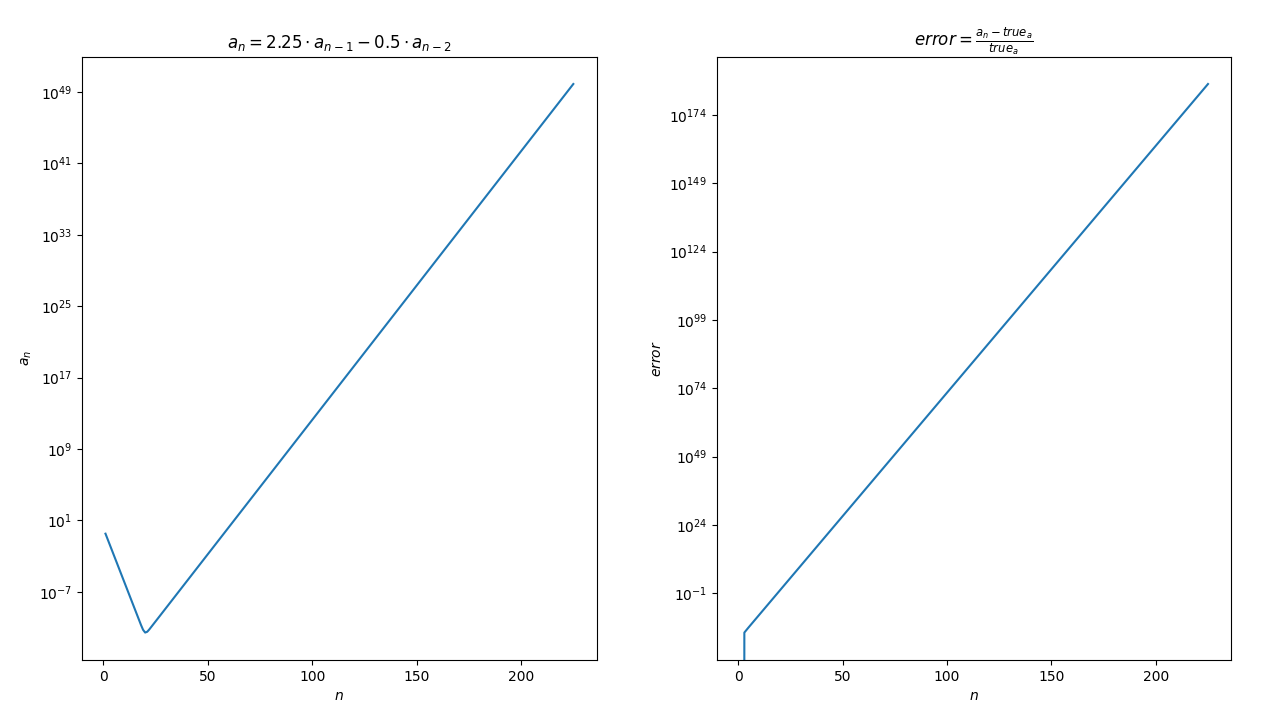

The script that drew this image:
import math
import numpy as np
import matplotlib.pyplot as plt


def true_function(n):
    return (4**(1-n))/3

# a_n+1 = 2.25*a_n - 0.5*a_n-1 => a_n = 2.25*a_n-1 - 0.5*a_n-2

#tworzenie ciagu
n = 225
xData = [1,2]
anData = [1/3, 1/12]
errorData = [0, 0]
for i in range(2, n):
    xData.append(i+1)
    anData.append(2.25*anData[i-1]-0.5*anData[i-2])
    true_value = true_function(i+1)
    errorData.append((abs(anData[i]-true_value))/true_value)

#zmiana typu danych
xData = np.array(xData)
anData = np.array(anData)
errorData = np.array(errorData)

#wyswietlanie n dla ktorego wykres zaczyna rosnac
last_n = xData[np.argmin(anData)]
print("n =", last_n)
print("a_n =", anData[last_n-1])
print("true_a_n =", true_function(int(last_n)))

#rysowanie wykresu
#wykres a_n
plt.subplot(1,2,1)
plt.title(r"$a_n = 2.25 \cdot a_{n-1} - 0.5 \cdot a_{n-2}$")
plt.xlabel(r"$n$")
plt.ylabel(r"$a_n$")
plt.yscale("log")
plt.plot(xData, anData)
#wykres bledu
plt.subplot(1,2,2)
plt.title(r"$error = \frac{a_n-true_a}{true_a}$")
plt.xlabel(r"$n$")
plt.ylabel(r"$error$")
plt.yscale("log")
plt.plot(xData, errorData)
plt.show()
